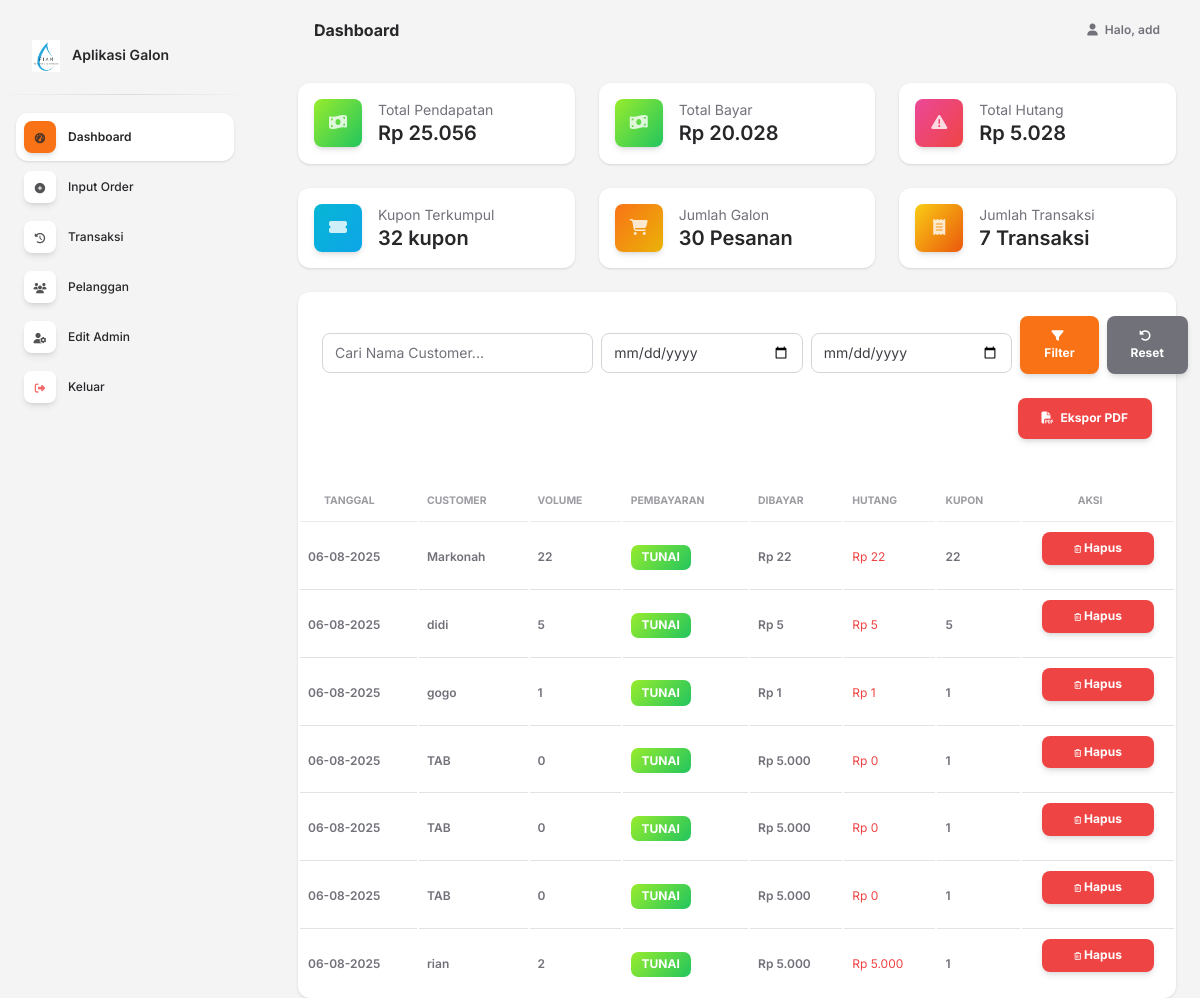
The app's page /pages/transaksi.php (signed in) with its own data.
### tables this page shows
CREATE TABLE `transaksi` (
  `id` int(11) NOT NULL,
  `tanggal` date NOT NULL,
  `nama_customer` varchar(100) NOT NULL,
  `volume` int(20) NOT NULL,
  `pembayaran` enum('tunai','kupon') NOT NULL,
  `dibayar` int(11) DEFAULT 0,
  `hutang` int(11) DEFAULT 0,
  `kupon` int(11) DEFAULT 0
);

### pages/transaksi.php (the view, shortened to what this page needs)
<?php include "nav.php"; ?>
<div class="container mt-4">
<?php
require_once __DIR__ . '/../config/db.php';
$sql_where = "";
$query = "SELECT * FROM transaksi $sql_where ORDER BY id DESC";
$result = $conn->query($query);
$query_total = $conn->query("
SELECT
    SUM(volume) AS total_pesanan,
    SUM(dibayar) AS total_dibayar,
    SUM(hutang) AS total_hutang,
    SUM(kupon) AS total_kupon,
    COUNT(nama_customer) AS total_transaksi,
    SUM(CASE WHEN pembayaran = 'Tunai' THEN dibayar ELSE 0 END) AS total_tunai,
    SUM(CASE WHEN pembayaran = 'Kupon' THEN dibayar ELSE 0 END) AS total_bayar_kupon,
    (SUM(dibayar) + SUM(hutang)) AS total_pendapatan
FROM transaksi $sql_where
") or die($conn->error);
$total = $query_total->fetch_assoc();
?>
<div class="row">
    <div class="col-12 col-md-6 col-lg-4 mb-4">
      <div class="card">
        <div class="card-body p-3">
          <div class="d-flex">
            <div class="icon icon-shape bg-gradient-success shadow text-center border-radius-md me-3">
              <i class="fas fa-money-bill-wave text-white"></i>
            </div>
            <div class="text-start">
              <p class="text-sm mb-0 text-capitalize">Total Pendapatan</p>
              <h5 class="mb-0">Rp <?= number_format($total['total_pendapatan'], 0, ',', '.') ?></h5>
            </div>
          </div>
        </div>
      </div>
    </div>
    <div class="col-12 col-md-6 col-lg-4 mb-4">
      <div class="card">
        <div class="card-body p-3">
          <div class="d-flex">
            <div class="icon icon-shape bg-gradient-success shadow text-center border-radius-md me-3">
              <i class="fas fa-money-bill-wave text-white"></i>
            </div>
            <div class="text-start">
              <p class="text-sm mb-0 text-capitalize">Total bayar</p>
              <h5 class="mb-0">Rp <?= number_format($total['total_tunai'], 0, ',', '.') ?></h5>
            </div>
          </div>
        </div>
      </div>
    </div>
    <div class="col-12 col-md-6 col-lg-4 mb-4">
      <div class="card">
        <div class="card-body p-3">
          <div class="d-flex">
            <div class="icon icon-shape bg-gradient-danger shadow text-center border-radius-md me-3">
              <i class="fas fa-exclamation-triangle text-white"></i>
            </div>
            <div class="text-start">
              <p class="text-sm mb-0 text-capitalize">Total Hutang</p>
              <h5 class="mb-0">Rp <?= number_format($total['total_hutang'], 0, ',', '.') ?></h5>
            </div>
          </div>
        </div>
      </div>
    </div>
    <div class="col-12 col-md-6 col-lg-4 mb-4">
      <div class="card">
        <div class="card-body p-3">
          <div class="d-flex">
            <div class="icon icon-shape bg-gradient-info shadow text-center border-radius-md me-3">
              <i class="fas fa-ticket-alt text-white"></i>
            </div>
            <div class="text-start">
              <p class="text-sm mb-0 text-capitalize">Kupon Terkumpul</p>
              <h5 class="mb-0"><?= number_format($total['total_kupon'], 0, ',', '.') ?> kupon</h5>
            </div>
          </div>
        </div>
      </div>
    </div>
    <div class="col-12 col-md-6 col-lg-4 mb-4">
      <div class="card">
        <div class="card-body p-3">
          <div class="d-flex">
            <div class="icon icon-shape bg-gradient-warning shadow text-center border-radius-md me-3">
              <i class="fas fa-shopping-cart text-white"></i>
            </div>
            <div class="text-start">
              <p class="text-sm mb-0 text-capitalize">Jumlah Galon</p>
              <h5 class="mb-0"><?= number_format($total['total_pesanan']) ?> Pesanan</h5>
            </div>
          </div>
        </div>
      </div>
    </div>
    <div class="col-12 col-md-6 col-lg-4 mb-4">
      <div class="card">
        <div class="card-body p-3">
          <div class="d-flex">
            <div class="icon icon-shape bg-gradient-primary shadow text-center border-radius-md me-3">
              <i class="fas fa-receipt text-white"></i>
            </div>
            <div class="text-start">
              <p class="text-sm mb-0 text-capitalize">Jumlah transaksi</p>
              <h5 class="mb-0"><?= number_format($total['total_transaksi'], 0, ',', '.') ?> Transaksi</h5>
            </div>
          </div>
        </div>
      </div>
    </div>
</div>
<div class="card">
  <div class="card-body">
    <form method="GET" action="index.php">
        <div class="row g-2 align-items-center">
            <div class="col-12 col-lg-4">
                <input type="text" name="search_nama" class="form-control" placeholder="Cari Nama Customer..." value="<?= isset($_GET['search_nama']) ? htmlspecialchars($_GET['search_nama']) : '' ?>">
            </div>
            <div class="col-12 col-sm-6 col-lg-3">
                <input type="date" name="start_date" class="form-control" value="<?= isset($_GET['start_date']) ? $_GET['start_date'] : '' ?>">
            </div>
            <div class="col-12 col-sm-6 col-lg-3">
                <input type="date" name="end_date" class="form-control" value="<?= isset($_GET['end_date']) ? $_GET['end_date'] : '' ?>">
            </div>
            <div class="col-12 col-lg-2">
                <div class="d-grid d-lg-flex gap-2">
                    <button type="submit" class="btn btn-primary"><i class="fa-solid fa-filter me-1"></i>Filter</button>
                    <a href="index.php?page=transaksi" class="btn btn-secondary"><i class="fa-solid fa-rotate-left me-1"></i>Reset</a>
                </div>
            </div>
        </div>
        <div class="row mt-2">
            <div class="col-12 text-end">
                <a href="pages/export_pd.php?<?= http_build_query($_GET) ?>" class="btn btn-danger">
                    <i class="fa-solid fa-file-pdf me-1"></i> Ekspor PDF
                </a>
            </div>
        </div>
    </form>
  </div>
  <div class="table-responsive">
    <table class="table align-items-center mb-0 table-responsive-stack">
      <thead>
        <tr>
          <th class="text-uppercase text-secondary text-xxs font-weight-bolder opacity-7">Tanggal</th>
          <th class="text-uppercase text-secondary text-xxs font-weight-bolder opacity-7 ps-2">Customer</th>
          <th class="text-uppercase text-secondary text-xxs font-weight-bolder opacity-7 ps-2">Volume</th>
          <th class="text-uppercase text-secondary text-xxs font-weight-bolder opacity-7 ps-2">Pembayaran</th>
          <th class="text-uppercase text-secondary text-xxs font-weight-bolder opacity-7 ps-2">Dibayar</th>
          <th class="text-uppercase text-secondary text-xxs font-weight-bolder opacity-7 ps-2">Hutang</th>
          <th class="text-uppercase text-secondary text-xxs font-weight-bolder opacity-7 ps-2">Kupon</th>
          <th class="text-uppercase text-secondary text-xxs font-weight-bolder opacity-7 ps-2 text-center">Aksi</th>
        </tr>
      </thead>
      <tbody>
        <?php if ($result->num_rows > 0): ?>
          <?php while ($row = $result->fetch_assoc()): ?>
            <tr>
              <td data-label="Tanggal">
                <p class="text-xs font-weight-bold mb-0"><?= date('d-m-Y', strtotime($row['tanggal'])) ?></p>
              </td>
              <td data-label="Customer">
                <p class="text-xs font-weight-bold mb-0"><?= htmlspecialchars($row['nama_customer']) ?></p>
              </td>
              <td data-label="Volume">
                <p class="text-xs font-weight-bold mb-0"><?= htmlspecialchars($row['volume']) ?></p>
              </td>
              <td data-label="Pembayaran">
                <span class="badge badge-sm <?= $row['pembayaran'] === 'tunai' ? 'bg-gradient-success' : 'bg-gradient-info' ?>">
                  <?= ucfirst($row['pembayaran']) ?>
                </span>
              </td>
              <td data-label="Dibayar">
                <p class="text-xs font-weight-bold mb-0">Rp <?= number_format($row['dibayar'], 0, ',', '.') ?></p>
              </td>
              <td data-label="Hutang">
                <p class="text-xs text-danger mb-0">Rp <?= number_format($row['hutang'], 0, ',', '.') ?></p>
              </td>
              <td data-label="Kupon">
                <p class="text-xs font-weight-bold mb-0"><?= $row['kupon'] ?></p>
              </td>
              <td data-label="Aksi" class="text-center">
                <form method="POST" action="pages/hapus_transaksi.php" style="display:inline;" onsubmit="return confirm('Yakin ingin menghapus transaksi ini?');">
                  <button type="submit" class="btn btn-danger btn-sm"><i class="fa-regular fa-trash-can"></i> Hapus</button>
                </form>
              </td>
            </tr>
          <?php endwhile; ?>
        <?php else: ?>
          <tr>
            <td colspan="8" class="text-center text-secondary py-4">Belum ada data transaksi yang sesuai dengan filter.</td>
          </tr>
        <?php endif; ?>
      </tbody>
    </table>
  </div>
</div>
</div>
<?php include "base/footer.php"; ?>

### records on screen
transaksi: tanggal "06-08-2025", nama_customer "Markonah", volume "22", pembayaran "TUNAI", dibayar "22", hutang "22", kupon "22"
transaksi: tanggal "06-08-2025", nama_customer "didi", volume "5", pembayaran "TUNAI", dibayar "5", hutang "5", kupon "5"
transaksi: tanggal "06-08-2025", nama_customer "gogo", volume "1", pembayaran "TUNAI", dibayar "1", hutang "1", kupon "1"
transaksi: tanggal "06-08-2025", nama_customer "TAB", volume "0", pembayaran "TUNAI", dibayar "5.000", hutang "0", kupon "1"
transaksi: tanggal "06-08-2025", nama_customer "TAB", volume "0", pembayaran "TUNAI", dibayar "5.000", hutang "0", kupon "1"
transaksi: tanggal "06-08-2025", nama_customer "TAB", volume "0", pembayaran "TUNAI", dibayar "5.000", hutang "0", kupon "1"
transaksi: tanggal "06-08-2025", nama_customer "rian", volume "2", pembayaran "TUNAI", dibayar "5.000", hutang "5.000", kupon "1"

### other values on screen
str_replace('_', ' ', $_GET['page'] ?? 'Dashboard') "Dashboard"
$_SESSION['username'] "add"
$total['total_pendapatan'] "25.056"
$total['total_tunai'] "20.028"
$total['total_hutang'] "5.028"
$total['total_kupon'] "32"
$total['total_pesanan'] "30"
$total['total_transaksi'] "7"
